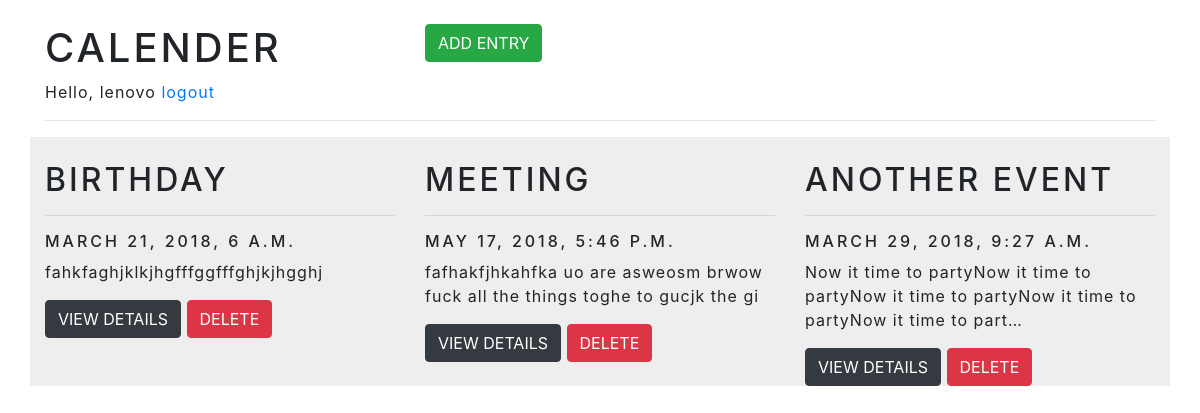
/calender (signed in), run on the app's committed database.
### myapp/models.py (models this page shows, shortened)
class Entry(models.Model):
    name = models.CharField(max_length=100)
    author = models.ForeignKey(User,on_delete=models.CASCADE)
    date = models.DateTimeField()
    description = models.TextField()
    created = models.DateTimeField(auto_now_add=True)

### myapp/views.py (the view)
# urls.py: path('calender',views.calender,name='calender'),
@login_required
def calender(request):
    entries = Entry.objects.filter(author=request.user)
    return render(request,'myapp/calender.html',{"entries":entries})

### myapp/templates/myapp/calender.html
{% extends "myapp/base.html" %}
{% block content %}
<div class="container">
    <br>
    <div class="row">
   <div class="col-lg-4">
        <h1>Calender</h1>
        {% if request.user.is_authenticated %}
        <span>Hello, {{request.user.username}}</span>
        <a href="/logout">logout</a>
        {% endif %}
   </div>
   <div class="col-lg-4">
        <button onclick="window.location='{% url 'add' %}'" class="btn btn-success">Add Entry</button>
   </div>
    </div>
    <hr>
<div class="row">
    {% for entry in entries %}
   {% include 'myapp/_calender_entry.html' %}
   {% endfor %}
</div>
</div>
{% endblock %}

### myapp/templates/myapp/_calender_entry.html
<div class="calender_entry col-lg-4">
        <br>
   <h2>{{entry.name}}</h2>
   <hr>
   <h6>{{entry.date}}</h6>
   <p>{{entry.description|truncatechars:100}}</p>
   <button onclick="window.location='{% url 'details' pk=entry.id %}'" class="btn btn-dark">View Details</button>
   <button data-id="{{entry.id}}" onclick="deleteCalenderEntry(this)" class="btn btn-danger">Delete</button>
    </div>

### myapp/static/myapp/css/style.css (style rules this page uses)
.calender_entry { background-color:#eee; }
body,html { width: 100%; display: grid; }

### data on the page
Entry: name "BIRTHDAY", date "MARCH 21, 2018, 6 A.M.", description "fahkfaghjklkjhgfffggfffghjkjhgghj"
Entry: name "MEETING", date "MAY 17, 2018, 5:46 P.M.", description "fafhakfjhkahfka uo are asweosm brwow fuck all the things toghe to gucjk the gi"
Entry: name "ANOTHER EVENT", date "MARCH 29, 2018, 9:27 A.M.", description "Now it time to partyNow it time to partyNow it time to partyNow it time to partyNow it time to part…"

### other printed values
{{ request.user.username }} "lenovo"
